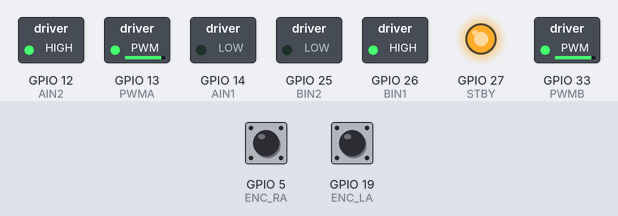
A sketch run on a simulated ESP32. Shown: switched loads named in the sketch (green lamp = pin HIGH), output pins drawn as LEDs (lit = HIGH). The inputs (shaded band) are chosen by the test bench; at power-on: GPIO 5 (ENC_RA) HIGH, GPIO 19 (ENC_LA) HIGH. What the sketch prints to the serial monitor is not drawn.

Above: at 0.1 s.
Timing chart, 0 to 1.6 s (numbered marks = the images above):
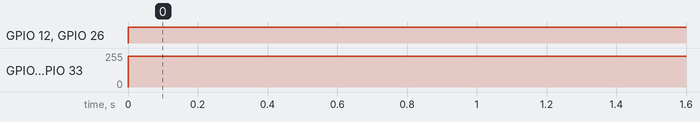

The sketch:

turn90withoutPID.ino
```cpp
// Motor Driver Pins
#define PWMA 13   // Left Motor PWM
#define AIN2 12   // Left Motor AIN2
#define AIN1 14   // Left Motor AIN1
#define STBY 27   // Standby pin for Motor Driver
#define BIN1 26   // Right Motor BIN1
#define BIN2 25   // Right Motor BIN2
#define PWMB 33   // Right Motor PWM

// Encoder Pins
#define ENC_LA 19  // Left Motor Encoder A
#define ENC_LB 21  // Left Motor Encoder B
#define ENC_RA 5   // Right Motor Encoder A
#define ENC_RB 18  // Right Motor Encoder B

// Encoder Ticks for 90° Turn
#define TARGET_TICKS_90 250  // Adjust as per actual readings

// Encoder Tick Counters
volatile int leftTicks = 0, rightTicks = 0;

// Interrupt Service Routines for Encoders
void IRAM_ATTR leftEncoderISR() { leftTicks++; }
void IRAM_ATTR rightEncoderISR() { rightTicks++; }

void setup() {
    Serial.begin(115200);

    // Motor Pins Setup
    pinMode(AIN1, OUTPUT);
    pinMode(AIN2, OUTPUT);
    pinMode(PWMA, OUTPUT);
    pinMode(BIN1, OUTPUT);
    pinMode(BIN2, OUTPUT);
    pinMode(PWMB, OUTPUT);
    pinMode(STBY, OUTPUT);

    // Enable Motor Driver
    digitalWrite(STBY, HIGH);

    // Encoder Pins Setup
    pinMode(ENC_LA, INPUT_PULLUP);
    pinMode(ENC_LB, INPUT_PULLUP);
    pinMode(ENC_RA, INPUT_PULLUP);
    pinMode(ENC_RB, INPUT_PULLUP);

    // Attach Interrupts for Encoders
    attachInterrupt(digitalPinToInterrupt(ENC_LA), leftEncoderISR, RISING);
    attachInterrupt(digitalPinToInterrupt(ENC_RA), rightEncoderISR, RISING);

    Serial.println("🚀 System Initialized. Ready to turn.");
}

// Simple 90° Left Turn Function (No PID)
void turnLeft() {
    leftTicks = 0;
    rightTicks = 0;

    int speedLeft = 230;  // Speed for left motor
    int speedRight = 230; // Speed for right motor

    Serial.println("🔄 Starting 90-degree left turn...");

    while (leftTicks < TARGET_TICKS_90 || rightTicks < TARGET_TICKS_90) {
        if (leftTicks < TARGET_TICKS_90) {
            digitalWrite(AIN1, LOW);
            digitalWrite(AIN2, HIGH);
            analogWrite(PWMA, speedLeft);
        } else {
            analogWrite(PWMA, 0);
        }

        if (rightTicks < TARGET_TICKS_90) {
            digitalWrite(BIN1, HIGH);
            digitalWrite(BIN2, LOW);
            analogWrite(PWMB, speedRight);
        } else {
            analogWrite(PWMB, 0);
        }
    }

    stopMotors();
    Serial.println("✅ Turn complete.");
}

// Stop Motors Function
void stopMotors() {
    digitalWrite(AIN1, LOW);
    digitalWrite(AIN2, LOW);
    digitalWrite(BIN1, LOW);
    digitalWrite(BIN2, LOW);
    analogWrite(PWMA, 0);
    analogWrite(PWMB, 0);

    Serial.println("🛑 Motors stopped.");
}

void loop() {
    turnLeft();
    delay(2000);  // Wait 2 seconds before repeating
}
```

Measured:
- by itself, GPIO 12 (AIN2), GPIO 26 (BIN1): LOW → HIGH at 0.00 s
- by itself, GPIO 13 (PWMA), GPIO 33 (PWMB): 0/255 → 230/255 at 0.00 s
